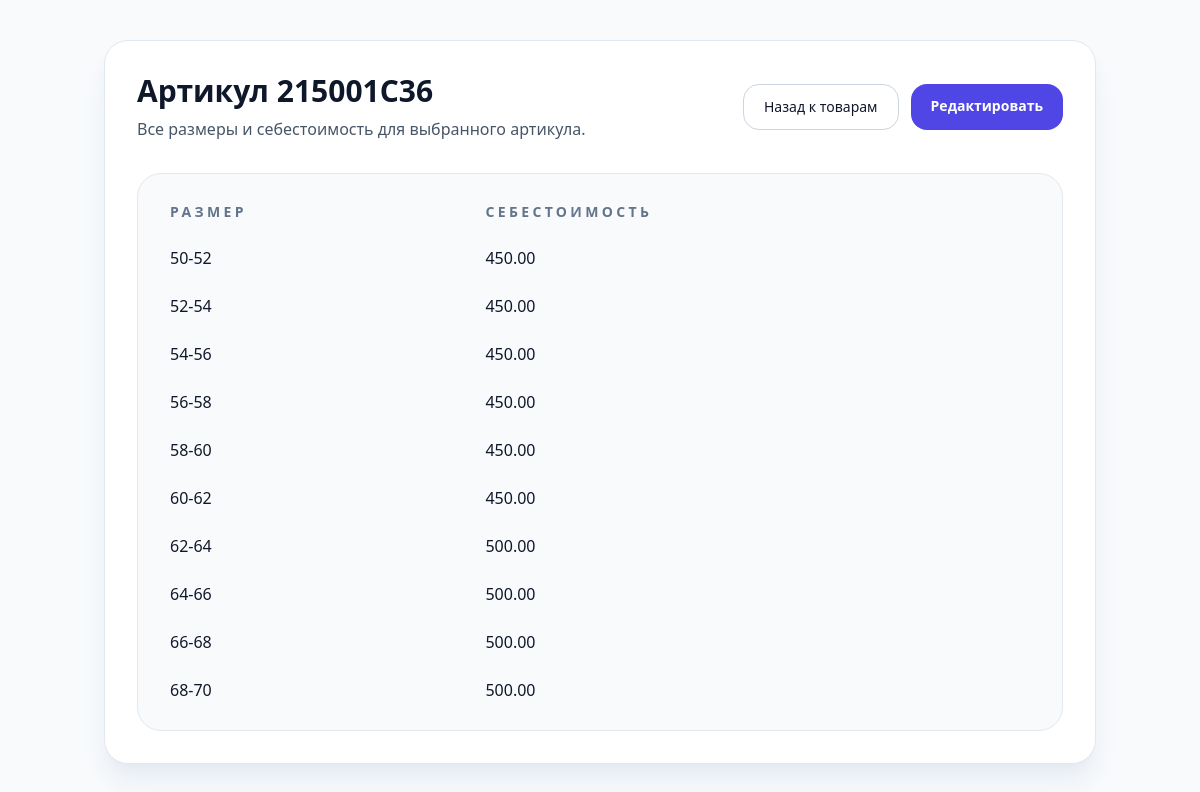
Page /products/60/view/ on the committed database.
### reports/models.py (models this page shows, shortened)
class Product(models.Model):
    sku = models.CharField('Артикул', max_length=100, unique=True)
    class Meta:
        verbose_name = 'Товар'
        verbose_name_plural = 'Товары'
        ordering = ['sku']

class ProductVariant(models.Model):
    product = models.ForeignKey(Product, related_name='variants', on_delete=models.CASCADE)
    size = models.CharField('Размер', max_length=100, blank=True)
    cost = models.DecimalField('Себестоимость', max_digits=12, decimal_places=2, default=0)
    class Meta:
        verbose_name = 'Вариант товара'
        verbose_name_plural = 'Варианты товара'
        unique_together = ('product', 'size')
        ordering = ['product__sku', 'size']

### reports/views.py (the view)
# urls.py: path('products/<int:pk>/view/', views.product_view, name='product_view'),
def product_view(request, pk):
    product  = get_object_or_404(Product.objects.prefetch_related('variants'), pk=pk)
    variants = product.variants.all().order_by('size')
    return render(request, 'reports/product_view.html', {
        'product': product, 'variants': variants,
    })

### templates/reports/product_view.html (shortened to what this page needs)
<!DOCTYPE html>
<html lang="ru">
<head>
  <script src="https://cdn.tailwindcss.com"></script>
</head>
<body class="bg-slate-50 text-slate-900 min-h-screen">
  <div class="max-w-5xl mx-auto px-4 py-10">
    <div class="mb-8 rounded-3xl border border-slate-200 bg-white p-8 shadow-xl shadow-slate-200/80">
      <div class="flex flex-col gap-4 sm:flex-row sm:items-center sm:justify-between">
        <div>
          <h1 class="text-3xl font-semibold">Артикул {{ product.sku }}</h1>
          <p class="mt-2 text-slate-600">Все размеры и себестоимость для выбранного артикула.</p>
        </div>
        <div class="flex flex-wrap gap-3">
          <a href="/products/" class="rounded-2xl border border-slate-300 bg-white px-5 py-3 text-sm text-slate-900 transition hover:border-indigo-500 hover:text-indigo-700">Назад к товарам</a>
          <a href="/products/{{ product.pk }}/edit/" class="rounded-2xl bg-indigo-600 px-5 py-3 text-sm font-semibold text-white transition hover:bg-indigo-500">Редактировать</a>
        </div>
      </div>
      <div class="mt-8 overflow-x-auto rounded-3xl border border-slate-200 bg-slate-50 p-4">
        {% if variants %}
        <table class="min-w-full border-separate border-spacing-0">
          <thead>
            <tr class="text-left text-sm uppercase tracking-[0.24em] text-slate-500">
              <th class="px-4 py-3">Размер</th>
              <th class="px-4 py-3">Себестоимость</th>
            </tr>
          </thead>
          <tbody>
            {% for variant in variants %}
            <tr class="border-t border-slate-200 hover:bg-white">
              <td class="px-4 py-3 text-slate-900">{{ variant.size|default:'—' }}</td>
              <td class="px-4 py-3 text-slate-900">{{ variant.cost }}</td>
            </tr>
            {% endfor %}
          </tbody>
        </table>
        {% else %}
        <div class="rounded-3xl border border-slate-200 bg-slate-50 p-8 text-slate-600">
          У этого артикула нет размеров.
        </div>
        {% endif %}
      </div>
    </div>
  </div>
</body>
</html>

### rows in the picture
Product: sku "215001C36"
ProductVariant: size "50-52", cost "450.00"
ProductVariant: size "52-54", cost "450.00"
ProductVariant: size "54-56", cost "450.00"
ProductVariant: size "56-58", cost "450.00"
ProductVariant: size "58-60", cost "450.00"
ProductVariant: size "60-62", cost "450.00"
ProductVariant: size "62-64", cost "500.00"
ProductVariant: size "64-66", cost "500.00"
ProductVariant: size "66-68", cost "500.00"
ProductVariant: size "68-70", cost "500.00"
